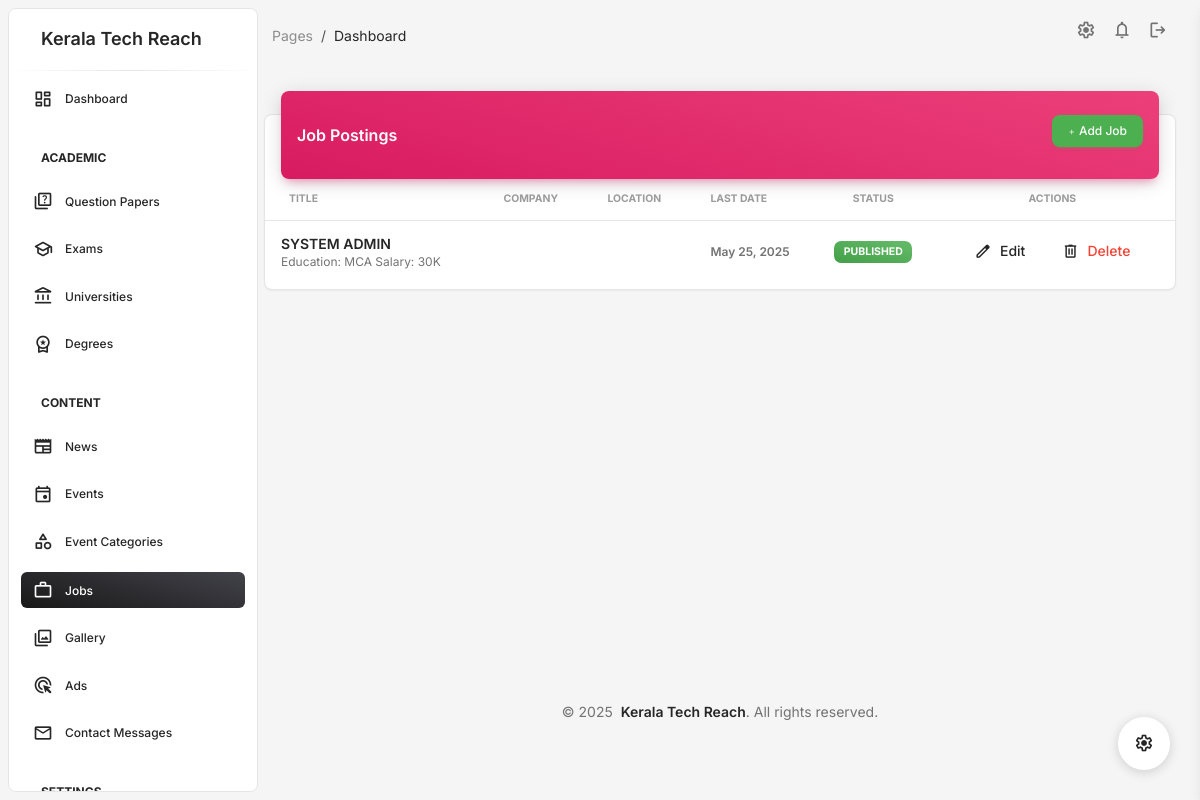
The app's page /admindashboard/jobs/ (signed in) with its own data.
### admindashboard/models.py (models this page shows, shortened)
class Job(models.Model):
    title = models.CharField(max_length=255)
    description = models.TextField()
    last_date = models.DateField()
    updated_at = models.DateTimeField(auto_now=True)
    is_published = models.BooleanField(default=False)
    created_by = models.ForeignKey('UserProfile', on_delete=models.CASCADE)

### admindashboard/views/jobs.py (the view)
# urls.py: path('jobs/', job_list, name='job_list'),
@login_required
def job_list(request):
    jobs = Job.objects.all().order_by('-updated_at')
    return render(request, 'admindashboard/jobs/list.html', {'jobs': jobs})

### admindashboard/templates/admindashboard/jobs/list.html (shortened to what this page needs)
{% extends 'admindashboard/base.html' %}
{% load static %}
{% block content %}
<div class="container-fluid py-4">
    <div class="row">
        <div class="col-12">
            <div class="card my-4">
                <div class="card-header p-0 position-relative mt-n4 mx-3 z-index-2">
                    <div class="bg-gradient-primary shadow-primary border-radius-lg pt-4 pb-3">
                        <div class="d-flex justify-content-between align-items-center">
                            <h6 class="text-white text-capitalize ps-3">Job Postings</h6>
                            <a href="{% url 'admindashboard:job_create' %}" class="btn btn-sm btn-success me-3">
                                <i class="material-symbols-rounded">add</i> Add Job
                            </a>
                        </div>
                    </div>
                </div>
                <div class="card-body px-0 pt-0 pb-2">
                    <div class="table-responsive p-0">
                        <table class="table align-items-center mb-0">
                            <thead>
                                <tr>
                                    <th class="text-uppercase text-secondary text-xxs font-weight-bolder opacity-7">Title</th>
                                    <th class="text-uppercase text-secondary text-xxs font-weight-bolder opacity-7 ps-2">Company</th>
                                    <th class="text-uppercase text-secondary text-xxs font-weight-bolder opacity-7 ps-2">Location</th>
                                    <th class="text-uppercase text-secondary text-xxs font-weight-bolder opacity-7 ps-2">Last Date</th>
                                    <th class="text-center text-uppercase text-secondary text-xxs font-weight-bolder opacity-7">Status</th>
                                    <th class="text-center text-uppercase text-secondary text-xxs font-weight-bolder opacity-7">Actions</th>
                                </tr>
                            </thead>
                            <tbody>
                                {% for job in jobs %}
                                <tr>
                                    <td>
                                        <div class="d-flex px-2 py-1">
                                            <div class="d-flex flex-column justify-content-center">
                                                <h6 class="mb-0 text-sm">{{ job.title }}</h6>
                                                <p class="text-xs text-secondary mb-0">{{ job.description|truncatewords:10 }}</p>
                                            </div>
                                        </div>
                                    </td>
                                    <td>
                                    </td>
                                    <td>
                                    </td>
                                    <td>
                                        <p class="text-xs font-weight-bold mb-0">{{ job.last_date|date:"M d, Y" }}</p>
                                    </td>
                                    <td class="align-middle text-center text-sm">
                                        {% if job.is_published %}
                                        <span class="badge badge-sm bg-gradient-success">Published</span>
                                        {% else %}
                                        <span class="badge badge-sm bg-gradient-secondary">Draft</span>
                                        {% endif %}
                                    </td>
                                    <td class="align-middle text-center">
                                        <a href="{% url 'admindashboard:job_edit' job.id %}" class="btn btn-link text-dark px-3 mb-0">
                                            <i class="material-symbols-rounded text-dark me-2">edit</i>Edit
                                        </a>
                                        <a href="{% url 'admindashboard:job_delete' job.id %}" class="btn btn-link text-danger px-3 mb-0">
                                            <i class="material-symbols-rounded text-dark me-2">delete</i>Delete
                                        </a>
                                    </td>
                                </tr>
                                {% empty %}
                                <tr>
                                    <td colspan="6" class="text-center">No job postings found.</td>
                                </tr>
                                {% endfor %}
                            </tbody>
                        </table>
                    </div>
                </div>
            </div>
        </div>
    </div>
</div>
{% endblock %}

### admindashboard/templates/admindashboard/base.html (style rules this page uses)
body { min-height: 100vh; display: flex; flex-direction: column; }

### records on screen
Job: title "SYSTEM ADMIN", description "Education: MCA Salary: 30K", last_date "May 25, 2025", is_published "PUBLISHED"
